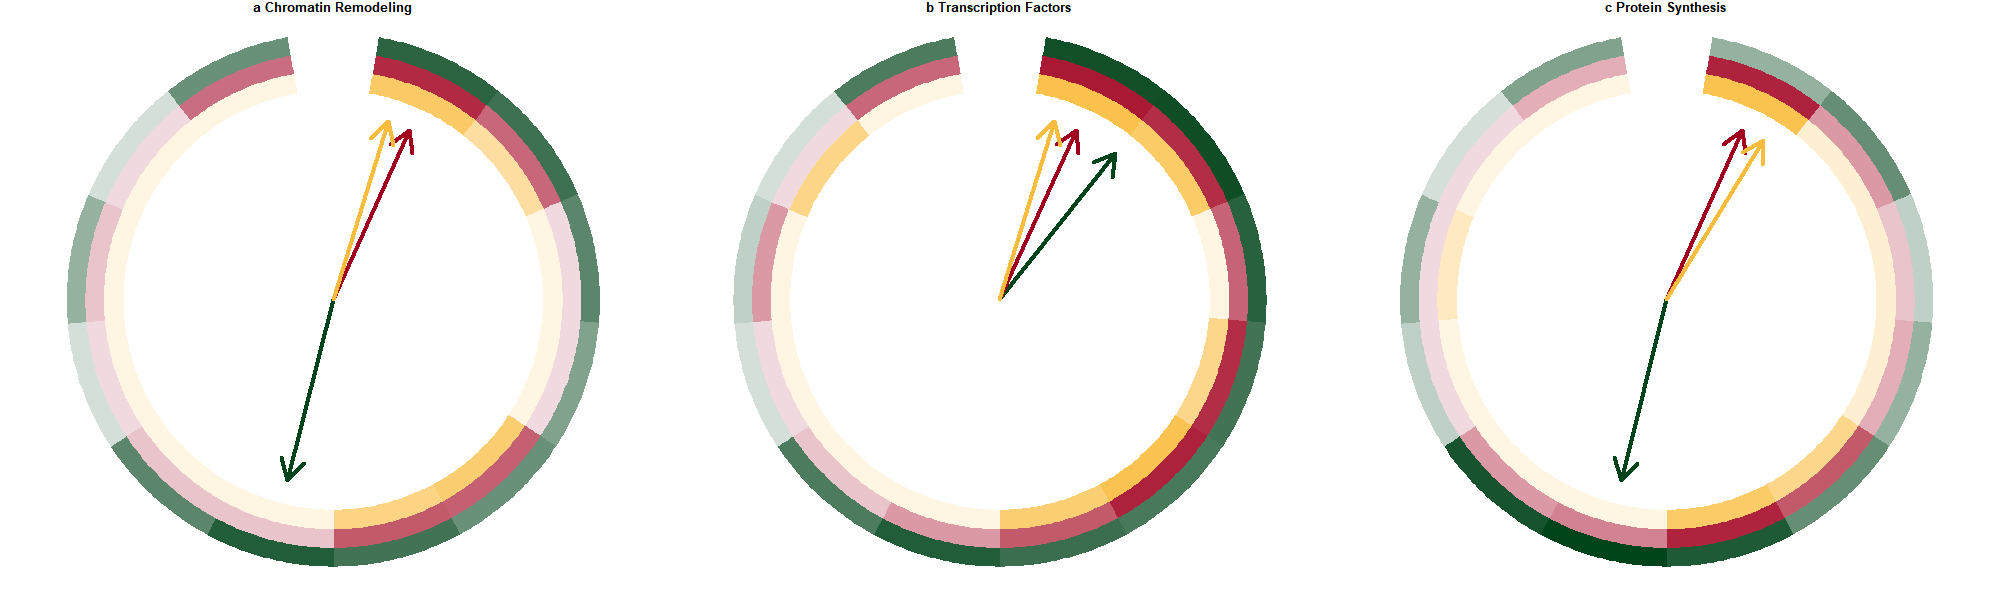

This figure's R source:
library("circlize")
library("ComplexHeatmap")

#save 1440 x 600

f1 = "#00441b"
e1 = "#a20021"
e5 = "#fabc3c"

colfunc <- colorRampPalette(c("white", "#00441b"))
colfunc(9)

#Figure 4A - Chromatin
phase_chromatin0 <- read.csv("Figure4A_phases_chromatin.txt", sep="\t")
phase_chromatin <- t(phase_chromatin0[,-1])
colnames(phase_chromatin) <- phase_chromatin0[,1]
phase_chromatin <- as.data.frame(t(phase_chromatin))

phase_chromatin1 <- t(cbind(phase_chromatin$f1,phase_chromatin$f1))
phase_chromatin2 <- t(cbind(phase_chromatin$e1,phase_chromatin$e1))
phase_chromatin3 <- t(cbind(phase_chromatin$e5,phase_chromatin$e5))

col_fun1 = colorRamp2(c(0, 5, 25, 100), c("#D4DFD9", "#6D947C", "#245E3B", "#00441B"))
factors1 = rep(letters[1:2], times = c(12, 0))
phase_chromatin_list1 = list(a = phase_chromatin1[, factors1 == "a"])

circos.par(cell.padding = c(0, 0, 0, 0), track.margin = c(0,0), start.degree = 80, gap.after = 20)
circos.initialize(factors1, xlim = cbind(c(0), table(factors1)))

circos.track(ylim = c(0, 2), track.height = 0.07, bg.border = NA, track.margin = c(0,0), panel.fun = function(x, y) {
  sector.index = CELL_META$sector.index
  #circos.axis(h = "top", major.tick = 8)
  m1 = phase_chromatin_list1[[sector.index]]
  col_phase_chromatin1 = col_fun1(m1)
  nr = nrow(m1)
  nc = ncol(m1)
  for(i in 1:nr) {
    circos.rect(1:nc - 1, rep(nr - i, nc), 
                1:nc, rep(nr - i + 1, nc), 
                border = col_phase_chromatin1[i, ], col = col_phase_chromatin1[i, ])
  }
})


col_fun2 = colorRamp2(c(0, 5, 25, 100), c("#F1DADF", "#C96D80", "#AF2440", "#A20021"))
factors2 = rep(letters[1:2], times = c(12, 0))
phase_chromatin_list2 = list(a = phase_chromatin2[, factors2 == "a"])

circos.track(ylim = c(0, 2), track.height = 0.07, bg.border = NA, track.margin = c(0,0), panel.fun = function(x, y) {
  sector.index = CELL_META$sector.index
  #circos.axis(h = "top", major.tick = 8)
  m2 = phase_chromatin_list2[[sector.index]]
  col_phase_chromatin2 = col_fun2(m2)
  nr = nrow(m2)
  nc = ncol(m2)
  for(i in 1:nr) {
    circos.rect(1:nc - 1, rep(nr - i, nc), 
                1:nc, rep(nr - i + 1, nc), 
                border = col_phase_chromatin2[i, ], col = col_phase_chromatin2[i, ])
  }
})

col_fun3 = colorRamp2(c(0, 5, 25, 100), c("#FEF5E3", "#FCD88F", "#FAC557", "#FABC3C"))
factors3 = rep(letters[1:2], times = c(12, 0))
phase_chromatin_list3 = list(a = phase_chromatin3[, factors3 == "a"])

circos.track(ylim = c(0, 2), track.height = 0.07, bg.border = NA, track.margin = c(0,0), panel.fun = function(x, y) {
  sector.index = CELL_META$sector.index
  m3 = phase_chromatin_list3[[sector.index]]
  col_phase_chromatin3 = col_fun3(m3)
  nr = nrow(m3)
  nc = ncol(m3)
  for(i in 1:nr) {
    circos.rect(1:nc - 1, rep(nr - i, nc), 
                1:nc, rep(nr - i + 1, nc), 
                border = col_phase_chromatin3[i, ], col = col_phase_chromatin3[i, ])
  }
})
title("a Chromatin Remodeling")

ZT_f1 = 12
ZT_e1 = 0
ZT_e5 = -0.5

ZT.degree = 80 - (ZT_f1)/24 * 340 - 30/60 * 340/12 
arrows(0, 0, cos(ZT.degree/180*pi)*0.7, sin(ZT.degree/180*pi)*0.7, lwd = 4,  col="#00441b")


ZT.degree = 80 - (ZT_e1)/24 * 340 - 30/60 * 340/12 
arrows(0, 0, cos(ZT.degree/180*pi)*0.7, sin(ZT.degree/180*pi)*0.7, lwd = 4,  col="#a20021")

ZT.degree = 80 - (ZT_e5)/24 * 340 - 30/60 * 340/12 
arrows(0, 0, cos(ZT.degree/180*pi)*0.7, sin(ZT.degree/180*pi)*0.7, lwd = 4,  col="#fabc3c")

#Figure 4B - transcription factors

phase_TF0 <- read.csv("Figure4B_phases_TF.txt", sep="\t")
phase_TF <- t(phase_TF0[,-1])
colnames(phase_TF) <- phase_TF0[,1]
phase_TF <- as.data.frame(t(phase_TF))

phase_TF1 <- t(cbind(phase_TF$f1,phase_TF$f1))
phase_TF2 <- t(cbind(phase_TF$e1,phase_TF$e1))
phase_TF3 <- t(cbind(phase_TF$e5,phase_TF$e5))

#mat = matrix(rnorm(13*3), nrow = 3, ncol = 13)
#col_fun1 = colorRamp2(c(0, 400, 1200), c("#c7e9c0", "#a1d99b", "#00441b"))
#col_fun1 = colorRamp2(c(0, 700, 1200), c("#deebf7", "#4292c6", "#08306b"))
col_fun1 = colorRamp2(c(0, 5, 25, 100), c("#D4DFD9", "#6D947C", "#245E3B", "#00441B"))
factors1 = rep(letters[1:2], times = c(12, 0))
phase_TF_list1 = list(a = phase_TF1[, factors1 == "a"])

circos.par(cell.padding = c(0, 0, 0, 0), track.margin = c(0,0), start.degree = 80, gap.after = 20)
circos.initialize(factors1, xlim = cbind(c(0), table(factors1)))

circos.track(ylim = c(0, 2), track.height = 0.07, bg.border = NA, track.margin = c(0,0), panel.fun = function(x, y) {
  sector.index = CELL_META$sector.index
  #circos.axis(h = "top", major.tick = 8)
  m1 = phase_TF_list1[[sector.index]]
  col_phase_TF1 = col_fun1(m1)
  nr = nrow(m1)
  nc = ncol(m1)
  for(i in 1:nr) {
    circos.rect(1:nc - 1, rep(nr - i, nc), 
                1:nc, rep(nr - i + 1, nc), 
                border = col_phase_TF1[i, ], col = col_phase_TF1[i, ])
  }
})


col_fun2 = colorRamp2(c(0, 5, 25, 100), c("#F1DADF", "#C96D80", "#AF2440", "#A20021"))
factors2 = rep(letters[1:2], times = c(12, 0))
phase_TF_list2 = list(a = phase_TF2[, factors2 == "a"])

circos.track(ylim = c(0, 2), track.height = 0.07, bg.border = NA, track.margin = c(0,0), panel.fun = function(x, y) {
  sector.index = CELL_META$sector.index
  m2 = phase_TF_list2[[sector.index]]
  col_phase_TF2 = col_fun2(m2)
  nr = nrow(m2)
  nc = ncol(m2)
  for(i in 1:nr) {
    circos.rect(1:nc - 1, rep(nr - i, nc), 
                1:nc, rep(nr - i + 1, nc), 
                border = col_phase_TF2[i, ], col = col_phase_TF2[i, ])
  }
})

col_fun3 = colorRamp2(c(0, 5, 25, 100), c("#FEF5E3", "#FCD88F", "#FAC557", "#FABC3C"))
factors3 = rep(letters[1:2], times = c(12, 0))
phase_TF_list3 = list(a = phase_TF3[, factors3 == "a"])

circos.track(ylim = c(0, 2), track.height = 0.07, bg.border = NA, track.margin = c(0,0), panel.fun = function(x, y) {
  sector.index = CELL_META$sector.index
  m3 = phase_TF_list3[[sector.index]]
  col_phase_TF3 = col_fun3(m3)
  nr = nrow(m3)
  nc = ncol(m3)
  for(i in 1:nr) {
    circos.rect(1:nc - 1, rep(nr - i, nc), 
                1:nc, rep(nr - i + 1, nc), 
                border = col_phase_TF3[i, ], col = col_phase_TF3[i, ])
  }
})
title("b Transcription Factors")

ZT_f1 = 1
ZT_e1 = 0
ZT_e5 = -0.5

ZT.degree = 80 - (ZT_f1)/24 * 340 - 30/60 * 340/12 
#arrows(0, 0, cos(ZT.degree/180*pi)*0.55, sin(ZT.degree/180*pi)*0.55, lwd = 4,  col="#00441b")
arrows(0, 0, cos(ZT.degree/180*pi)*0.7, sin(ZT.degree/180*pi)*0.7, lwd = 4,  col="#00441b")


ZT.degree = 80 - (ZT_e1)/24 * 340 - 30/60 * 340/12 
#arrows(0, 0, cos(ZT.degree/180*pi)*0.55, sin(ZT.degree/180*pi)*0.55, lwd = 4,  col="#a20021")
arrows(0, 0, cos(ZT.degree/180*pi)*0.7, sin(ZT.degree/180*pi)*0.7, lwd = 4,  col="#a20021")

ZT.degree = 80 - (ZT_e5)/24 * 340 - 30/60 * 340/12 
#arrows(0, 0, cos(ZT.degree/180*pi)*0.55, sin(ZT.degree/180*pi)*0.55, lwd = 4,  col="#fabc3c")
arrows(0, 0, cos(ZT.degree/180*pi)*0.7, sin(ZT.degree/180*pi)*0.7, lwd = 4,  col="#fabc3c")


#Figure 4C - Protein Synthesis

phase_protein0 <- read.csv("Figure4C_phases_protein.txt", sep="\t")
phase_protein <- t(phase_protein0[,-1])
colnames(phase_protein) <- phase_protein0[,1]
phase_protein <- as.data.frame(t(phase_protein))

phase_protein1 <- t(cbind(phase_protein$f1,phase_protein$f1))
phase_protein2 <- t(cbind(phase_protein$e1,phase_protein$e1))
phase_protein3 <- t(cbind(phase_protein$e5,phase_protein$e5))

#mat = matrix(rnorm(13*3), nrow = 3, ncol = 13)
#col_fun1 = colorRamp2(c(0, 400, 1200), c("#c7e9c0", "#a1d99b", "#00441b"))
#col_fun1 = colorRamp2(c(0, 700, 1200), c("#deebf7", "#4292c6", "#08306b"))
col_fun1 = colorRamp2(c(0, 5, 25, 100), c("#D4DFD9", "#6D947C", "#245E3B", "#00441B"))
factors1 = rep(letters[1:2], times = c(12, 0))
phase_protein_list1 = list(a = phase_protein1[, factors1 == "a"])

circos.par(cell.padding = c(0, 0, 0, 0), track.margin = c(0,0), start.degree = 80, gap.after = 20)
circos.initialize(factors1, xlim = cbind(c(0), table(factors1)))

circos.track(ylim = c(0, 2), track.height = 0.07, bg.border = NA, track.margin = c(0,0), panel.fun = function(x, y) {
  sector.index = CELL_META$sector.index
  #circos.axis(h = "top", major.tick = 8)
  m1 = phase_protein_list1[[sector.index]]
  col_phase_protein1 = col_fun1(m1)
  nr = nrow(m1)
  nc = ncol(m1)
  for(i in 1:nr) {
    circos.rect(1:nc - 1, rep(nr - i, nc), 
                1:nc, rep(nr - i + 1, nc), 
                border = col_phase_protein1[i, ], col = col_phase_protein1[i, ])
  }
})


col_fun2 = colorRamp2(c(0, 5, 25, 100), c("#F1DADF", "#C96D80", "#AF2440", "#A20021"))
factors2 = rep(letters[1:2], times = c(12, 0))
phase_protein_list2 = list(a = phase_protein2[, factors2 == "a"])

circos.track(ylim = c(0, 2), track.height = 0.07, bg.border = NA, track.margin = c(0,0), panel.fun = function(x, y) {
  sector.index = CELL_META$sector.index
  m2 = phase_protein_list2[[sector.index]]
  col_phase_protein2 = col_fun2(m2)
  nr = nrow(m2)
  nc = ncol(m2)
  for(i in 1:nr) {
    circos.rect(1:nc - 1, rep(nr - i, nc), 
                1:nc, rep(nr - i + 1, nc), 
                border = col_phase_protein2[i, ], col = col_phase_protein2[i, ])
  }
})

col_fun3 = colorRamp2(c(0, 5, 25, 100), c("#FEF5E3", "#FCD88F", "#FAC557", "#FABC3C"))
factors3 = rep(letters[1:2], times = c(12, 0))
phase_protein_list3 = list(a = phase_protein3[, factors3 == "a"])

circos.track(ylim = c(0, 2), track.height = 0.07, bg.border = NA, track.margin = c(0,0), panel.fun = function(x, y) {
  sector.index = CELL_META$sector.index
  #circos.axis(h = "top", major.tick = 8)
  m3 = phase_protein_list3[[sector.index]]
  col_phase_protein3 = col_fun3(m3)
  nr = nrow(m3)
  nc = ncol(m3)
  for(i in 1:nr) {
    circos.rect(1:nc - 1, rep(nr - i, nc), 
                1:nc, rep(nr - i + 1, nc), 
                border = col_phase_protein3[i, ], col = col_phase_protein3[i, ])
  }
})
title("c Protein Synthesis")

ZT_f1 = 12
ZT_e1 = 0
ZT_e5 = 0.5

ZT.degree = 80 - (ZT_f1)/24 * 340 - 30/60 * 340/12 
arrows(0, 0, cos(ZT.degree/180*pi)*0.7, sin(ZT.degree/180*pi)*0.7, lwd = 4,  col="#00441b")


ZT.degree = 80 - (ZT_e1)/24 * 340 - 30/60 * 340/12 
arrows(0, 0, cos(ZT.degree/180*pi)*0.7, sin(ZT.degree/180*pi)*0.7, lwd = 4,  col="#a20021")

ZT.degree = 80 - (ZT_e5)/24 * 340 - 30/60 * 340/12 
arrows(0, 0, cos(ZT.degree/180*pi)*0.7, sin(ZT.degree/180*pi)*0.7, lwd = 4,  col="#fabc3c")
